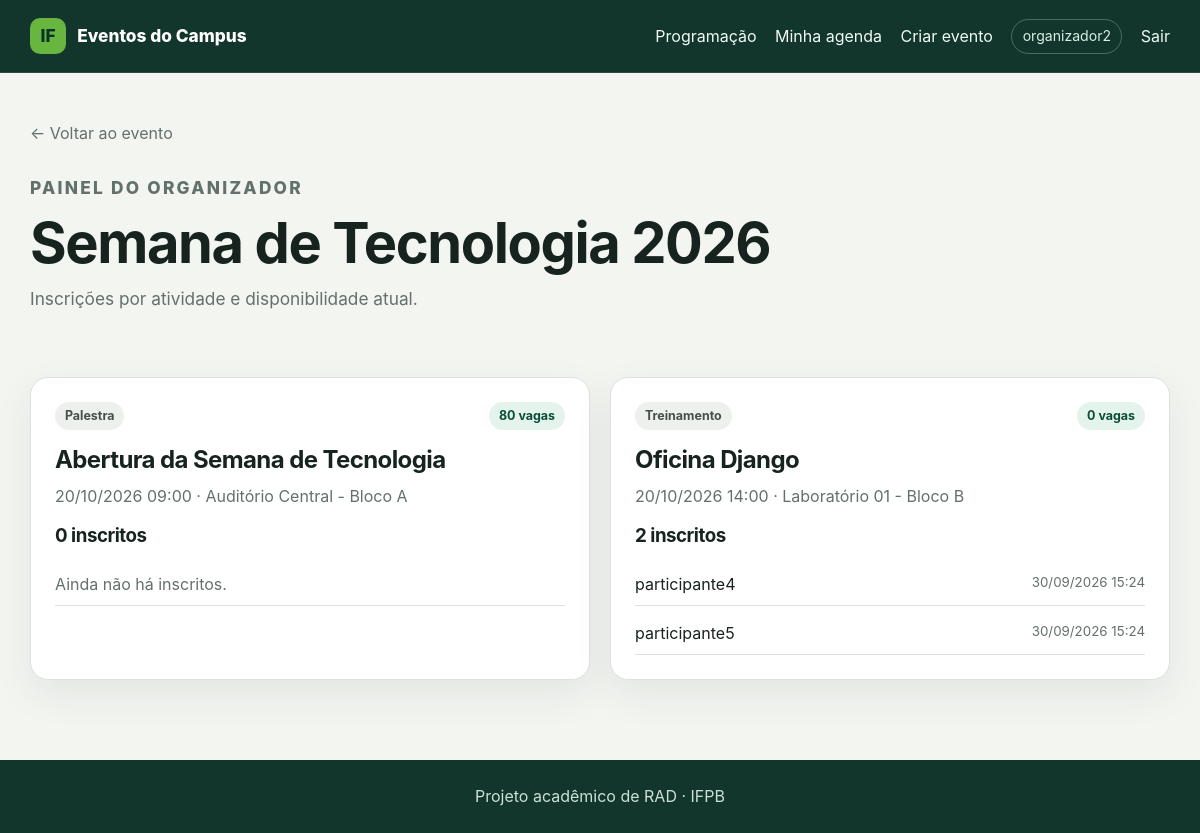
/eventos/1/painel/ (signed in), run on an earlier commit of the app's database.
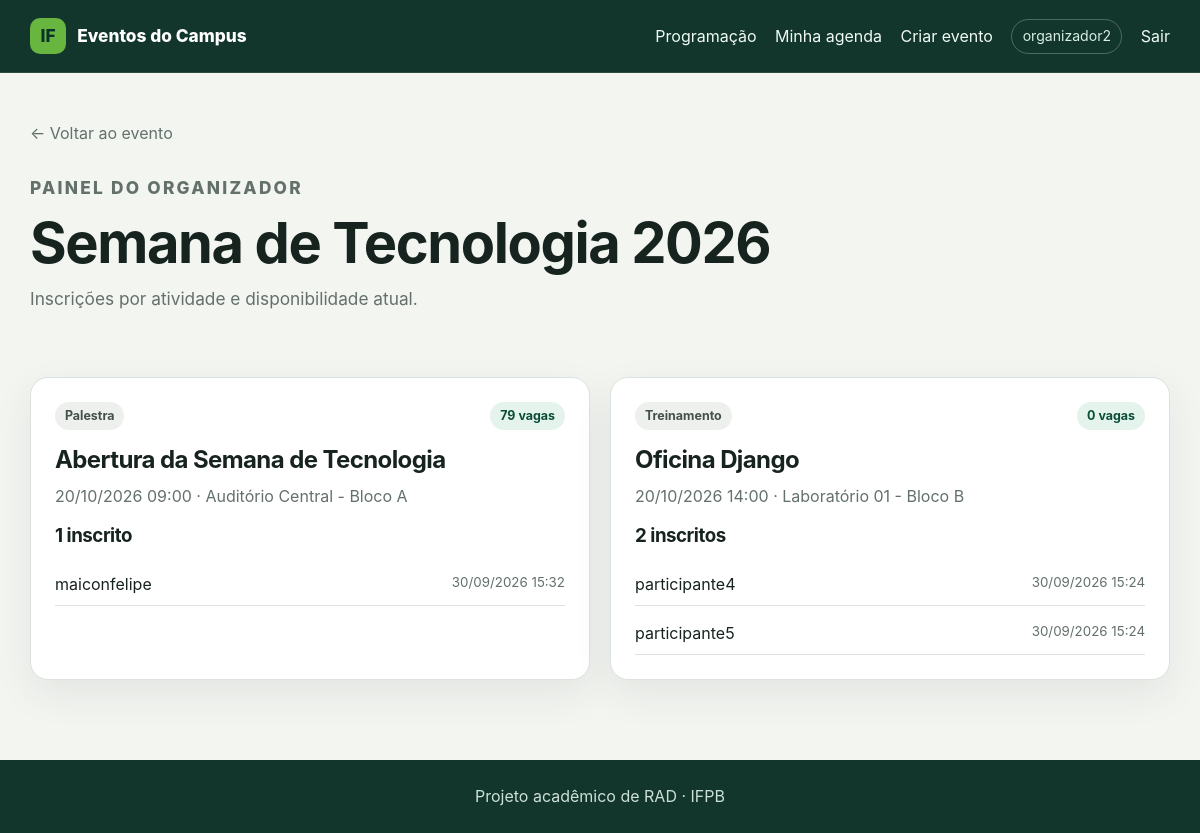
And on a later commit of the database.
### eventos/models.py (models this page shows, shortened)
class Evento(models.Model):
    nome = models.CharField(max_length=180)
    descricao = models.TextField()
    data_inicio = models.DateTimeField()
    data_fim = models.DateTimeField()
    inscricoes_abertas = models.BooleanField(default=True)
    organizador = models.ForeignKey(
        settings.AUTH_USER_MODEL,
        on_delete=models.PROTECT,
        related_name="eventos_organizados",
    )
    class Meta:
        ordering = ["data_inicio", "nome"]

class Atividade(models.Model):
    class Tipo(models.TextChoices):
        PALESTRA = "PALESTRA", "Palestra"
        TREINAMENTO = "TREINAMENTO", "Treinamento"
        APRESENTACAO = "APRESENTACAO", "Apresentação"
    evento = models.ForeignKey(Evento, on_delete=models.CASCADE, related_name="atividades")
    titulo = models.CharField(max_length=180)
    tipo = models.CharField(max_length=20, choices=Tipo.choices)
    descricao = models.TextField()
    responsavel = models.CharField(max_length=150)
    sala = models.ForeignKey(Sala, on_delete=models.PROTECT, related_name="atividades")
    inicio = models.DateTimeField()
    fim = models.DateTimeField()
    class Meta:
        ordering = ["inicio", "titulo"]
    @property
    def vagas_ocupadas(self):
        return self.inscricoes.count()
    @property
    def vagas_restantes(self):
        return max(self.sala.capacidade - self.vagas_ocupadas, 0)

class Sala(models.Model):
    nome = models.CharField(max_length=120)
    bloco = models.CharField(max_length=80)
    capacidade = models.PositiveIntegerField(validators=[MinValueValidator(1)])
    class Meta:
        ordering = ["bloco", "nome"]
        constraints = [
            models.UniqueConstraint(fields=["nome", "bloco"], name="sala_nome_bloco_unicos")
        ]
    def __str__(self):
        return f"{self.nome} - Bloco {self.bloco}"

class InscricaoAtividade(models.Model):
    inscricao_evento = models.ForeignKey(
        InscricaoEvento,
        on_delete=models.CASCADE,
        related_name="inscricoes_atividades",
    )
    atividade = models.ForeignKey(Atividade, on_delete=models.CASCADE, related_name="inscricoes")
    data = models.DateTimeField(auto_now_add=True)
    class Meta:
        ordering = ["data"]
        constraints = [
            models.UniqueConstraint(
                fields=["inscricao_evento", "atividade"],
                name="inscricao_evento_atividade_unicos",
            )
        ]

class InscricaoEvento(models.Model):
    evento = models.ForeignKey(Evento, on_delete=models.CASCADE, related_name="inscricoes")
    participante = models.ForeignKey(
        settings.AUTH_USER_MODEL,
        on_delete=models.CASCADE,
        related_name="inscricoes_eventos",
    )
    data = models.DateTimeField(auto_now_add=True)
    class Meta:
        ordering = ["data"]
        constraints = [
            models.UniqueConstraint(
                fields=["evento", "participante"],
                name="evento_participante_unicos",
            )
        ]

### eventos/views.py (the view)
class PainelOrganizadorView(OrganizadorRequiredMixin, EventoOwnerQuerysetMixin, DetailView):
    model = Evento
    template_name = "eventos/painel_organizador.html"
    context_object_name = "evento"
    def get_queryset(self):
        participantes = InscricaoAtividade.objects.select_related(
            "inscricao_evento__participante"
        ).order_by("inscricao_evento__participante__username")
        return super().get_queryset().prefetch_related(
            Prefetch("atividades__inscricoes", queryset=participantes),
            "atividades__sala",
        )

### eventos/context_processors.py (called while the page is built)
def papeis(request):
    return {"usuario_eh_organizador": eh_organizador(request.user)}

### eventos/permissions.py (called while the page is built)
def eh_organizador(user):
    return user.is_authenticated and user.groups.filter(name="Organizadores").exists()

    def test_func(self):
        return eh_organizador(self.request.user)

### eventos/views.py (called while the page is built)
    def get_queryset(self):
        return Evento.objects.filter(organizador=self.request.user)

### templates/eventos/painel_organizador.html (shortened to what this page needs)
{% extends "base.html" %}
{% block content %}
<a class="back-link" href="{% url 'eventos:detalhe' evento.pk %}">← Voltar ao evento</a>
<section class="hero compact-hero"><div><p class="eyebrow">Painel do organizador</p><h1>{{ evento.nome }}</h1><p>Inscrições por atividade e disponibilidade atual.</p></div></section>
<div class="grid panel-grid">
    {% for atividade in evento.atividades.all %}
        <article class="card">
            <div class="card-topline"><span class="badge">{{ atividade.get_tipo_display }}</span><span class="badge badge-success">{{ atividade.vagas_restantes }} vaga{{ atividade.vagas_restantes|pluralize }}</span></div>
            <h2>{{ atividade.titulo }}</h2>
            <p class="muted">{{ atividade.inicio|date:"d/m/Y H:i" }} · {{ atividade.sala }}</p>
            <h3>{{ atividade.inscricoes.count }} inscrito{{ atividade.inscricoes.count|pluralize }}</h3>
            <ul class="people-list">
                {% for inscricao in atividade.inscricoes.all %}
                    <li><span>{{ inscricao.inscricao_evento.participante.username }}</span><small>{{ inscricao.data|date:"d/m/Y H:i" }}</small></li>
                {% empty %}
                    <li class="muted">Ainda não há inscritos.</li>
                {% endfor %}
            </ul>
        </article>
    {% empty %}<div class="empty-state card">Este evento ainda não tem atividades.</div>{% endfor %}
</div>
{% endblock %}

### templates/base.html (shortened to what this page needs)
{% load static %}
<!doctype html>
<html lang="pt-br">
<head>
    <link rel="stylesheet" href="{% static 'css/app.css' %}">
</head>
<body>
    <header class="topbar">
        <div class="container nav-wrap">
            <a class="brand" href="{% url 'eventos:lista' %}">
                <span class="brand-mark">IF</span>
                <span>Eventos do Campus</span>
            </a>
            <nav class="nav" aria-label="Navegação principal">
                <a href="{% url 'eventos:lista' %}">Programação</a>
                {% if user.is_authenticated %}
                    <a href="{% url 'eventos:agenda' %}">Minha agenda</a>
                    {% if usuario_eh_organizador %}
                        <a href="{% url 'eventos:evento_criar' %}">Criar evento</a>
                    {% endif %}
                    <span class="user-chip">{{ user.username }}</span>
                    <form method="post" action="{% url 'logout' %}" class="inline-form">
                        <button class="link-button" type="submit">Sair</button>
                    </form>
                {% else %}
                    <a href="{% url 'login' %}">Entrar</a>
                    <a class="button button-small" href="{% url 'cadastro' %}">Criar conta</a>
                {% endif %}
            </nav>
        </div>
    </header>
    <main class="container page">
        {% block content %}{% endblock %}
    </main>
    <footer>
        <div class="container">Projeto acadêmico de RAD · IFPB</div>
    </footer>
</body>
</html>

### static/css/app.css (style rules this page uses)
:root { --ink: #17231f; --muted: #63706b; --surface: #ffffff; --canvas: #f3f5f1; --line: #dce2dd; --green: #0f694b; --green-dark: #0a4d38; --green-soft: #e4f3ec; --gold: #b87912; --gold-soft: #fff2d6; --danger: #a93434; --danger-soft: #fdeaea; --shadow: 0 14px 38px rgba(24, 50, 40, .08); }
* { box-sizing: border-box; }
body { margin: 0; color: var(--ink); background: var(--canvas); font: 16px/1.55 Inter, ui-sans-serif, system-ui, -apple-system, "Segoe UI", sans-serif; }
a { color: var(--green-dark); }
h1, h2, h3 { margin: 0 0 .65rem; line-height: 1.15; letter-spacing: -.025em; }
h1 { font-size: clamp(2rem, 5vw, 3.5rem); }
h2 { font-size: 1.5rem; }
p { margin: .35rem 0 1rem; }
.container { width: min(1140px, calc(100% - 2rem)); margin-inline: auto; }
.page { min-height: calc(100vh - 150px); padding-block: 3rem 5rem; }
.topbar { position: sticky; z-index: 10; top: 0; border-bottom: 1px solid rgba(255,255,255,.12); background: #12362c; color: white; }
.nav-wrap { min-height: 72px; display: flex; align-items: center; justify-content: space-between; gap: 1.5rem; }
.brand { display: flex; align-items: center; gap: .7rem; color: white; font-size: 1.08rem; font-weight: 800; text-decoration: none; }
.brand-mark { display: grid; width: 36px; height: 36px; place-items: center; border-radius: 10px; background: #68b640; color: #0b3428; }
.nav { display: flex; align-items: center; flex-wrap: wrap; gap: 1.15rem; }
.nav a, .link-button { color: #effaf4; font: inherit; text-decoration: none; }
.link-button { padding: 0; border: 0; background: none; cursor: pointer; }
.inline-form { display: inline; margin: 0; }
.user-chip { padding: .35rem .65rem; border: 1px solid rgba(255,255,255,.25); border-radius: 999px; color: #d9eee5; font-size: .88rem; }
.hero { display: flex; align-items: end; justify-content: space-between; gap: 2rem; padding: 2rem 0 3rem; }
.hero p { max-width: 680px; color: var(--muted); font-size: 1.08rem; }
.compact-hero { padding-top: .5rem; }
.eyebrow { margin-bottom: .55rem; color: var(--green); font-size: .76rem; font-weight: 800; letter-spacing: .13em; text-transform: uppercase; }
.grid { display: grid; gap: 1.25rem; }
.panel-grid { grid-template-columns: repeat(auto-fit, minmax(330px, 1fr)); }
.card { padding: 1.5rem; border: 1px solid var(--line); border-radius: 18px; background: var(--surface); box-shadow: var(--shadow); }
.card-topline { display: flex; align-items: center; justify-content: space-between; gap: .7rem; margin-bottom: 1rem; }
.badge { display: inline-flex; align-items: center; width: fit-content; padding: .3rem .62rem; border-radius: 999px; background: #edf0ed; color: #44504b; font-size: .78rem; font-weight: 750; }
.badge-success { background: var(--green-soft); color: var(--green-dark); }
.muted { color: var(--muted); }
.back-link { display: inline-block; margin-bottom: 1rem; color: var(--muted); text-decoration: none; }
.people-list { display: grid; gap: .35rem; margin: 1rem 0 0; padding: 0; list-style: none; }
.people-list li { display: flex; justify-content: space-between; gap: 1rem; padding: .55rem 0; border-bottom: 1px solid var(--line); }
.people-list small { color: var(--muted); }
footer { padding: 1.5rem 0; background: #12362c; color: #cde0d7; text-align: center; }

What changed in the data, as far as the page shows it:
shown differently, row unchanged: Atividade "Abertura da Semana de Tecnologia": vagas_restantes "80" → "79"; inscricoes.count "0" → "1"; no longer shows "Ainda não há inscritos."
added InscricaoAtividade: inscricao_evento.participante.username "maiconfelipe", data "30/09/2026 15:32", shown under Atividade "Abertura da Semana de Tecnologia"
